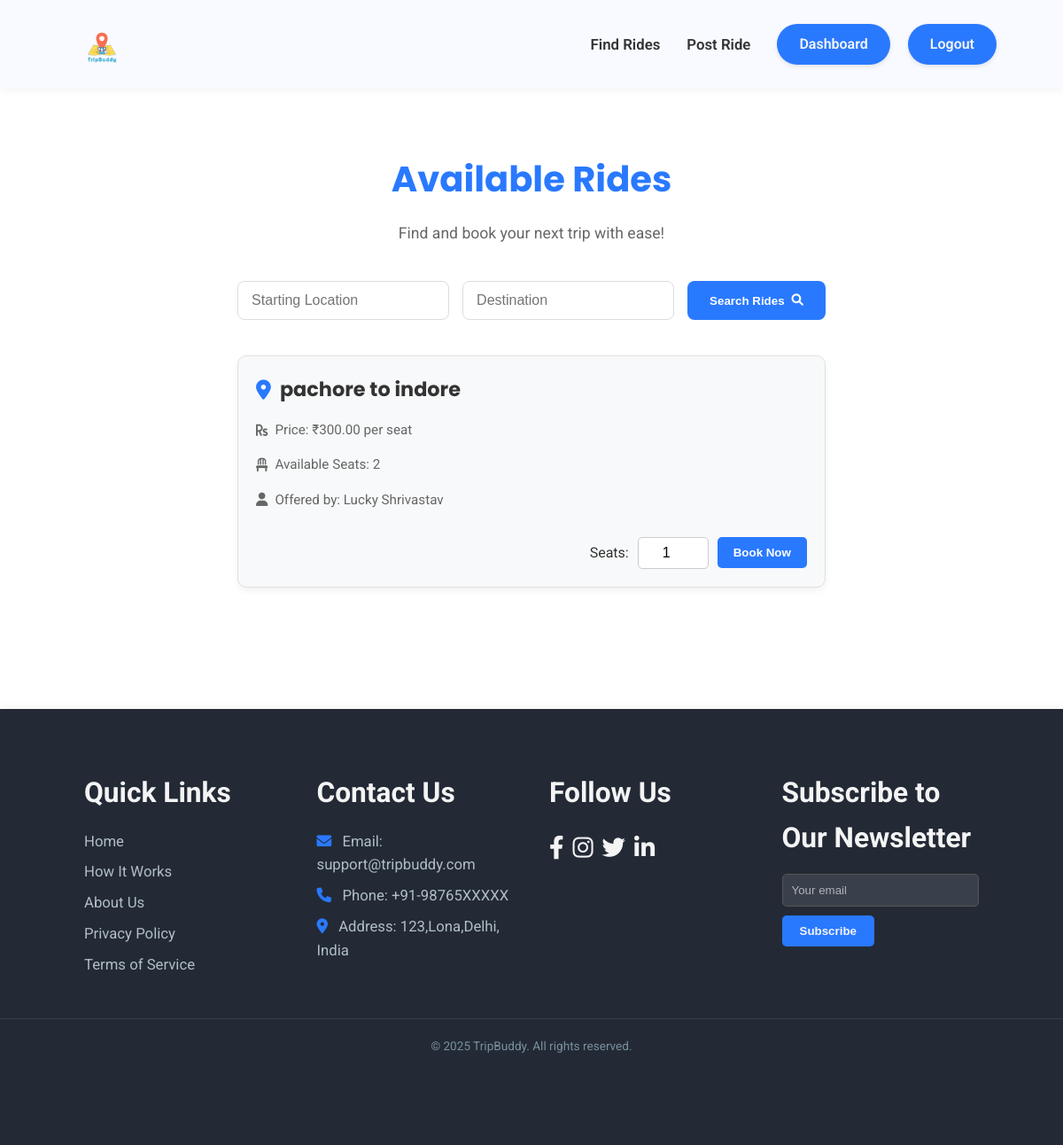
The page /find_rides (signed in) on the database its author committed.
### models.py (models this page shows, shortened)
class Ride(db.Model):
    id = db.Column(db.Integer, primary_key=True)
    creator_id = db.Column(db.Integer, db.ForeignKey('user.id'), nullable=False)
    start_location = db.Column(db.String(100), nullable=False)
    end_location = db.Column(db.String(100), nullable=False)
    price = db.Column(db.Float, nullable=False)
    seats = db.Column(db.Integer, nullable=False)
    date = db.Column(db.Date, nullable=False)
    time = db.Column(db.String(20), nullable=False) # Store time as string (e.g., "10:00 AM")
    description = db.Column(db.Text, nullable=True)

class User(UserMixin, db.Model):
    id = db.Column(db.Integer, primary_key=True)
    username = db.Column(db.String(80), unique=True, nullable=False)
    email = db.Column(db.String(120), unique=True, nullable=False)
    password = db.Column(db.String(120), nullable=False)
    role = db.Column(db.String(20), nullable=False) # e.g., 'Renter', 'Provider'
    rides_created = db.relationship('Ride', backref='creator', lazy=True)
    rides_taken = db.Column(db.Integer, default=0, nullable=False)
    can_offer_rides = db.Column(db.Boolean, default=False, nullable=False)
    can_find_rides = db.Column(db.Boolean, default=False, nullable=False)
    received_notifications = db.relationship('Notification', backref='recipient', lazy=True, foreign_keys='Notification.user_id')

### app.py (the view)
@app.route('/find_rides', methods=['GET'])
@login_required
def find_rides():
    if not current_user.can_find_rides:
        flash('You need to activate "Find a Ride" from your dashboard to view and book rides.', 'warning')
        return redirect(url_for('dashboard'))
    rides_query = Ride.query.filter(Ride.seats > 0, Ride.creator_id != current_user.id)
    start_location = request.args.get('start_location')
    end_location = request.args.get('end_location')
    if start_location:
        rides_query = rides_query.filter(Ride.start_location.ilike(f'%{start_location}%'))
    if end_location:
        rides_query = rides_query.filter(Ride.end_location.ilike(f'%{end_location}%'))
    rides = rides_query.all()
    return render_template('find_rides.html', rides=rides)

### app.py (called while the page is built)
@login_manager.user_loader
def load_user(user_id):
    return User.query.get(int(user_id))

### templates/find_rides.html (shortened to what this page needs)
<!DOCTYPE html>
<html lang="en">
<head>
    <link rel="stylesheet" href="https://cdnjs.cloudflare.com/ajax/libs/font-awesome/6.0.0-beta3/css/all.min.css">
    <link rel="stylesheet" href="{{ url_for('static', filename='css/main.css') }}">
    <link rel="stylesheet" href="{{ url_for('static', filename='css/dashboard.css') }}">
</head>
<body>
    <header class="dashboard-header">
        <div class="header-container">
            <div class="logo">
                <img src="{{ url_for('static', filename='images/tripbuddy.png') }}" alt="TripBuddy Logo" class="logo-img">
            </div>
            <div class="header-right-section">
                <nav class="dashboard-nav-header">
                    <ul>
                        <li><a href="{{ url_for('find_rides') }}" {% if not current_user.can_find_rides %}class="disabled-link"{% endif %}>Find Rides</a></li>
                        <li><a href="{{ url_for('post_ride') }}" {% if not current_user.can_offer_rides %}class="disabled-link"{% endif %}>Post Ride</a></li>
                    </ul>
                </nav>
                <div class="header-actions">
                    <a href="{{ url_for('dashboard') }}" class="logout-btn-header">Dashboard</a>
                    <a href="{{ url_for('logout') }}" class="logout-btn-header">Logout</a>
                </div>
            </div>
        </div>
    </header>
    <main class="find-rides-main">
        <div class="find-rides-container">
            <h1 class="find-rides-heading">Available Rides</h1>
            <p class="find-rides-subheading">Find and book your next trip with ease!</p>
            {% if not current_user.can_find_rides %}
                <div class="activation-required">
                    <h2>Feature Not Activated</h2>
                    <p>As a **Provider**, you need to activate the "Find a Ride" feature from your dashboard to view and book rides.</p>
                    <a href="{{ url_for('dashboard') }}" class="btn-go-dashboard">Go to Dashboard to Activate</a>
                </div>
            {% else %}
                <form action="{{ url_for('find_rides') }}" method="GET" class="search-rides-form">
                    <input type="text" name="start_location" placeholder="Starting Location" value="{{ request.args.get('start_location', '') }}">
                    <input type="text" name="end_location" placeholder="Destination" value="{{ request.args.get('end_location', '') }}">
                    <button type="submit">Search Rides <i class="fas fa-search"></i></button>
                </form>
                {% if rides %}
                    <div class="rides-list">
                        {% for ride in rides %}
                            <div class="ride-card">
                                <h3><i class="fas fa-map-marker-alt"></i> {{ ride.start_location }} to {{ ride.end_location }}</h3>
                                <p><i class="fas fa-rupee-sign"></i> Price: ₹{{ "%.2f"|format(ride.price) }} per seat</p>
                                <p><i class="fas fa-chair"></i> Available Seats: {{ ride.seats }}</p>
                                <p><i class="fas fa-user"></i> Offered by: {{ ride.creator.username }}</p>
                                <div class="ride-actions">
                                    <form action="{{ url_for('book_ride', ride_id=ride.id) }}" method="POST" style="display: flex; gap: 10px; align-items: center;">
                                        <label for="seats-{{ ride.id }}">Seats:</label>
                                        <input type="number" id="seats-{{ ride.id }}" name="seats_to_book" value="1" min="1" max="{{ ride.seats }}" required>
                                        <button type="submit" class="btn-book-ride">Book Now</button>
                                    </form>
                                </div>
                            </div>
                        {% endfor %}
                    </div>
                {% else %}
                    <p class="no-rides-message"><i class="fas fa-info-circle"></i> No rides currently available matching your search. Check back later!</p>
                {% endif %}
            {% endif %}
        </div>
    </main>
    <footer class="main-footer section-padding">
        <div class="footer-container container">
            <div class="footer-links-group">
                <h4>Quick Links</h4>
                <a href="{{ url_for('home') }}">Home</a>
                <a href="{{ url_for('home') }}#how-it-works">How It Works</a>
                <a href="{{ url_for('about') }}">About Us</a>
                <a href="#">Privacy Policy</a>
                <a href="#">Terms of Service</a>
            </div>
            <div class="footer-contact-group">
                <h4>Contact Us</h4>
                <p><i class="fas fa-envelope"></i> Email: support@tripbuddy.com</p>
                <p><i class="fas fa-phone"></i> Phone: +91-98765XXXXX</p>
                <p><i class="fas fa-map-marker-alt"></i> Address: 123,Lona,Delhi, India</p>
            </div>
            <div class="footer-social-group">
                <h4>Follow Us</h4>
                <div class="social-icons">
                    <a href="https://www.facebook.com" target="_blank" aria-label="Facebook"><i class="fab fa-facebook-f"></i></a>
                    <a href="https://www.instagram.com" target="_blank" aria-label="Instagram"><i class="fab fa-instagram"></i></a>
                    <a href="https://www.twitter.com" target="_blank" aria-label="Twitter"><i class="fab fa-twitter"></i></a>
                    <a href="https://www.linkedin.com" target="_blank" aria-label="LinkedIn"><i class="fab fa-linkedin-in"></i></a>
                </div>
            </div>
            <div class="footer-newsletter-group">
                <h4>Subscribe to Our Newsletter</h4>
                <form class="newsletter-form">
                    <input type="email" placeholder="Your email" required />
                    <button type="submit">Subscribe</button>
                </form>
            </div>
        </div>
        <p class="footer-copy">&copy; 2025 TripBuddy. All rights reserved.</p>
    </footer>
</body>
</html>

### static/css/main.css (style rules this page uses)
* { margin: 0; padding: 0; box-sizing: border-box; }
:root { --primary-color: #2979FF; --secondary-color: #FFD600; --dark-blue-hover: #1976D2; --dark-yellow-hover: #FFC107; --text-dark: #333333; --text-light: #f4f4f4; --background-light: #ffffff; --bg-dark: #232a36; --shadow-light: rgba(0, 0, 0, 0.05); --shadow-medium: rgba(0, 0, 0, 0.15); --poppins: 'Poppins', sans-serif; --roboto: 'Roboto', sans-serif; --primary-color-dark: #1976D2; --text-white: #ffffff; --bg-card: #ffffff; --text-medium: #666; }
body { font-family: var(--roboto); line-height: 1.6; color: var(--text-dark); background-color: #F0F2F5; overflow-x: hidden; display: flex; flex-direction: column; min-height: 100vh; }
.container { width: 90%; max-width: 1200px; margin: 0 auto; }
h1, h2, h3 { font-family: var(--poppins); color: var(--text-dark); margin-bottom: 20px; }
.section-padding { padding: 80px 0; }
.logo img { height: 80px; width: auto; display: block; }
.main-footer { background: var(--bg-dark); color: #B0BEC5; text-align: center; box-shadow: 0 -2px 10px var(--shadow-light); padding-top: 50px; margin-top: auto; }
.main-footer .footer-container { display: flex; flex-wrap: wrap; justify-content: space-around; margin-bottom: 20px; font-size: 1.1em; padding: 0 15px; }
.footer-links-group, .footer-contact-group, .footer-social-group, .footer-newsletter-group { margin: 20px; min-width: 200px; flex: 1; max-width: 280px; text-align: left; }
.footer-links-group h4, .footer-contact-group h4, .footer-social-group h4, .footer-newsletter-group h4 { margin-bottom: 15px; font-size: 1.8em; color: var(--text-light); }
.footer-links-group a, .footer-contact-group p { display: block; color: #B0BEC5; text-decoration: none; margin-bottom: 8px; font-size: 0.95em; }
.footer-contact-group p i { margin-right: 8px; color: var(--primary-color); }
.footer-social-group .social-icons { margin-top: 0; display: flex; justify-content: flex-start; }
.footer-social-group .social-icons a { margin: 0 10px 0 0; font-size: 1.5em; color: var(--text-light); }
.footer-newsletter-group .newsletter-form { display: flex; flex-direction: column; align-items: flex-start; }
.footer-newsletter-group input { padding: 10px; width: 100%; max-width: 250px; margin-bottom: 10px; border: 1px solid #555; background-color: rgba(255, 255, 255, 0.1); color: var(--text-light); border-radius: 5px; }
.footer-newsletter-group input::placeholder { color: rgba(255, 255, 255, 0.6); }
.footer-newsletter-group button { padding: 10px 20px; background-color: var(--primary-color); color: var(--text-light); border: none; cursor: pointer; border-radius: 5px; font-weight: bold; transition: background-color 0.3s ease; }
.footer-copy { border-top: 1px solid rgba(255, 255, 255, 0.1); padding-top: 20px; margin-top: 20px; padding-bottom: 20px; font-size: 0.85em; color: #78909C; }

### static/css/dashboard.css (style rules this page uses)
.dashboard-header { background: #f8faff; padding: 10px 0; box-shadow: 0 2px 10px rgba(0, 0, 0, 0.05); position: sticky; top: 0; z-index: 1000; }
.dashboard-header .header-container { width: 90%; max-width: 1200px; margin: 0 auto; display: flex; justify-content: space-between; align-items: center; padding: 0 15px; }
.dashboard-header .logo img { height: 80px; width: auto; display: block; }
.header-right-section { display: flex; align-items: center; gap: 30px; }
.dashboard-nav-header ul { list-style: none; display: flex; align-items: center; gap: 30px; margin: 0; padding: 0; }
.dashboard-nav-header ul li a { color: var(--text-dark); text-decoration: none; font-weight: 600; font-size: 1.05em; padding: 5px 0; transition: color 0.3s ease, transform 0.2s ease; position: relative; }
.dashboard-nav-header ul li a::after { content: ''; position: absolute; width: 0; height: 2px; background: var(--primary-color); left: 0; bottom: 0; transition: width 0.3s ease-in-out; }
.header-actions { display: flex; align-items: center; gap: 20px; }
.logout-btn-header { background-color: var(--primary-color); color: var(--text-light); border: none; padding: 10px 25px; border-radius: 25px; text-decoration: none; font-weight: 600; font-size: 1em; transition: background-color 0.3s ease, transform 0.2s ease, box-shadow 0.3s ease; box-shadow: 0 2px 5px rgba(0,0,0,0.1); white-space: nowrap; }
main { flex-grow: 1; padding: 40px 20px; display: flex; flex-direction: column; align-items: center; justify-content: flex-start; gap: 30px; text-align: center; }

### rows shown on the page
Ride: start_location "pachore", end_location "indore", price "300.00", seats "2", creator.username "Lucky Shrivastav"
